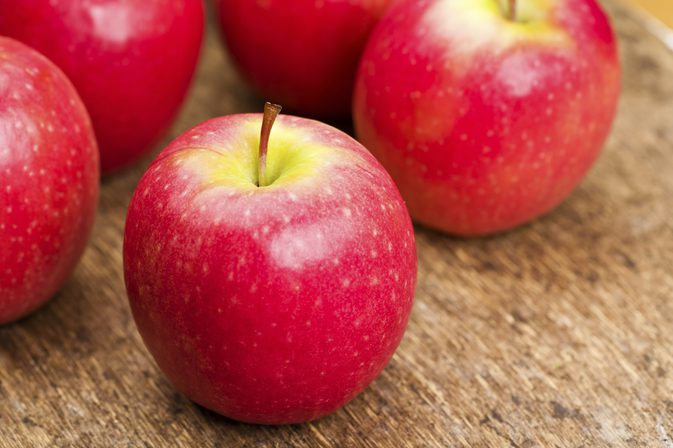
#> input picture examples/apple_94.jpg, 673 x 448 px
$ python gaussian.py
#> lines starting #> are read from the running program, lines starting #| are printed output that depends on the picture
import numpy as np
import cv2


## Gauß-Filter
def gaussian_filter(img, sigma):
    # Create the filter
    filter_size = int(6*sigma + 1)
    filter_size = filter_size + (1 - filter_size % 2)
    filter_ = np.zeros((filter_size, filter_size))
    center = filter_size//2
    for x in range(filter_size):
        for y in range(filter_size):
            filter_[x, y] = (1/(2*np.pi*sigma**2)) * np.exp(-((x-center)**2 + (y-center)**2)/(2*sigma**2))

    # Normalize the filter
    filter_ /= np.sum(filter_)

    # Create the output image
    filtered_img = np.zeros_like(img)

    # Apply the filter
    for i in range(img.shape[0] - filter_size):
        for j in range(img.shape[1] - filter_size):
            filtered_img[i, j] = np.sum(img[i:i+filter_size, j:j+filter_size] * filter_)
    return filtered_img

# Example usage:
im = cv2.imread("examples/apple_94.jpg", 0)
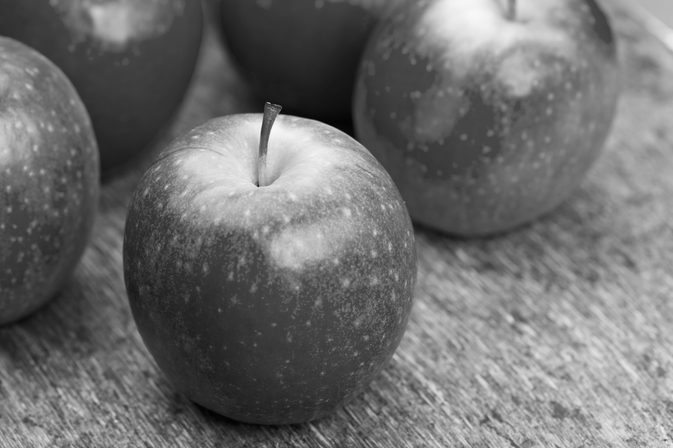
#> im: shape (448, 673); min 0, max 250, mean 110.5
im_gauss = gaussian_filter(im, 1)
#> after the loop in gaussian_filter, `for i in range(img.shape[0] - filter_size):`:
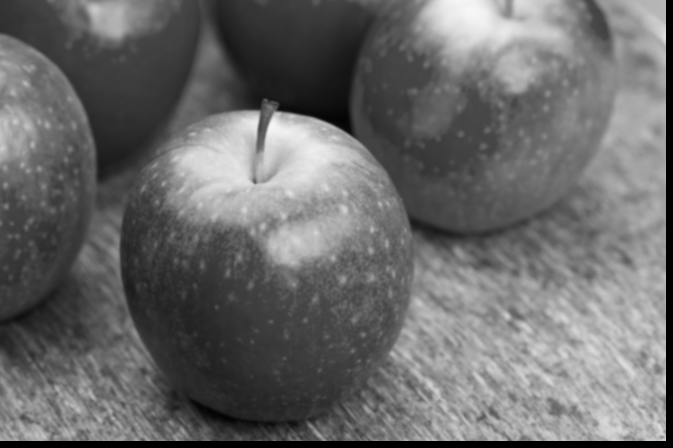
#> filtered_img: shape (448, 673); min 0, max 247, mean 106.5
cv2.imwrite("examples/gaussian.jpg", im_gauss)

$ run again, with examples/apple_95.jpg copied over examples/apple_94.jpg
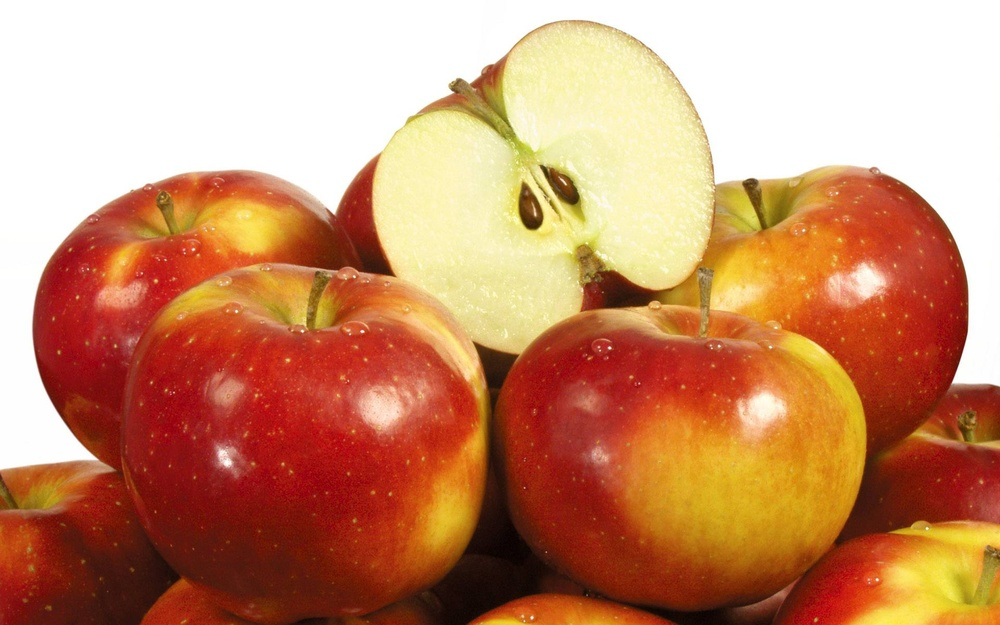
#> input picture examples/apple_95.jpg, 1000 x 625 px, shrunk from 1920 x 1200 before the run
#> `im = cv2.imread("examples/apple_94.jpg", 0)`:
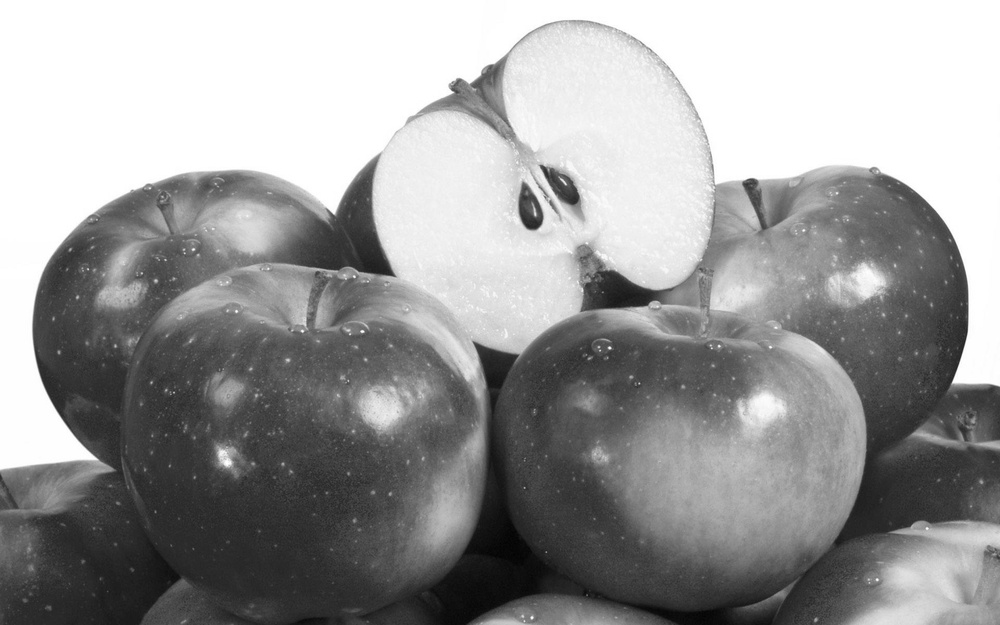
#> im: shape (625, 1000); min 1, max 255, mean 155.7
#> after the loop in gaussian_filter, `for i in range(img.shape[0] - filter_size):`:
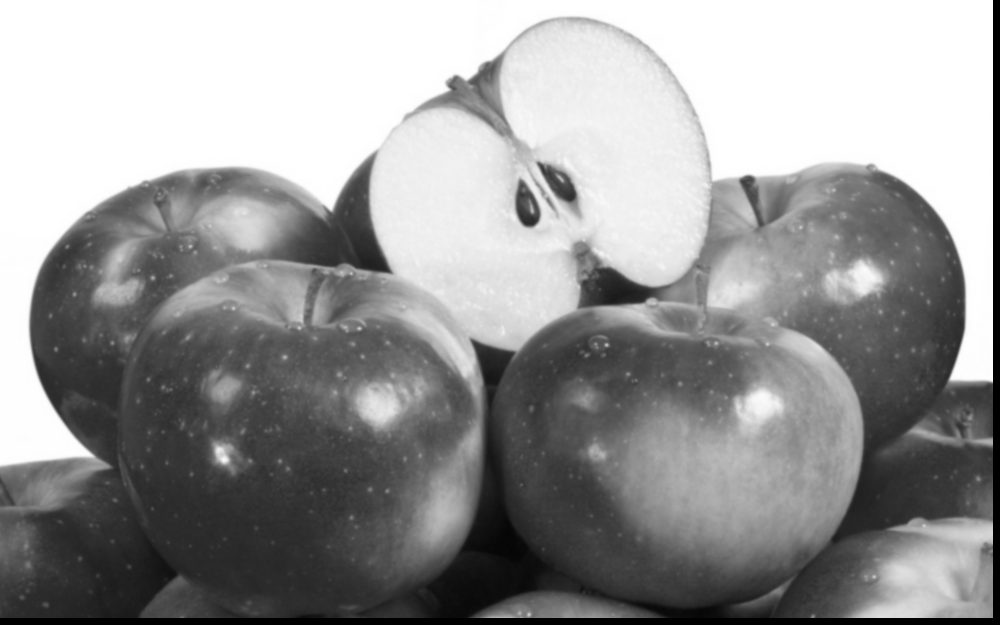
#> filtered_img: shape (625, 1000); min 0, max 255, mean 152.1
